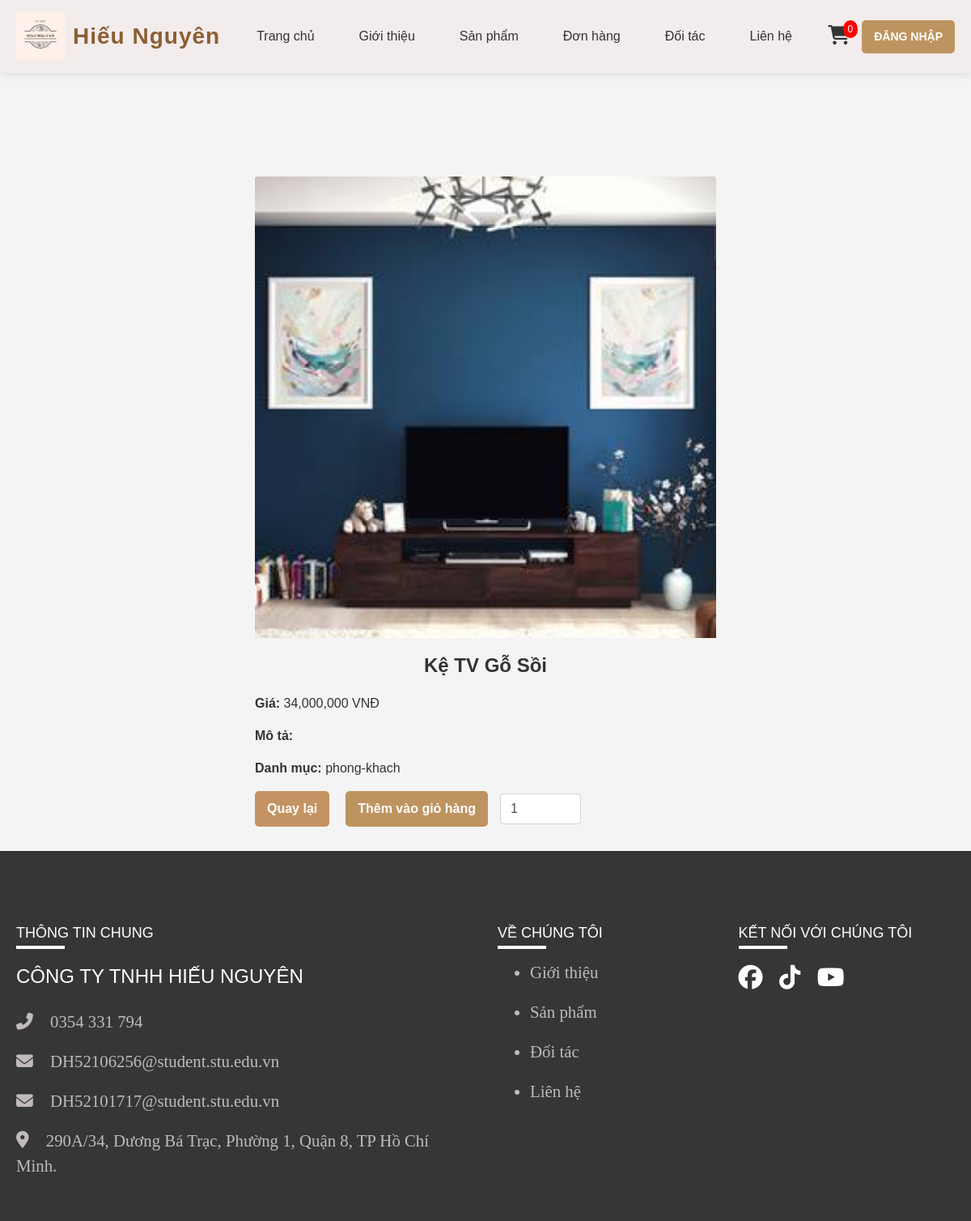
Screenshot of /frontend/pages/product_detail.php?id=64 with the database file from the repository.
### tables this page shows
CREATE TABLE `products` (
  `id` int(11) NOT NULL,
  `name` varchar(255) NOT NULL,
  `category_slug` varchar(255) DEFAULT NULL,
  `price` decimal(10,2) NOT NULL,
  `image` varchar(255) DEFAULT NULL,
  `description` text DEFAULT NULL
);

### frontend/pages/product_detail.php (the view, shortened to what this page needs)
<?php
include '../includes/header.php';
include '../../backend/db_connect.php';
if (isset($_GET['id']) && is_numeric($_GET['id'])) {
    $product_id = $_GET['id'];
    $stmt = $conn->prepare("SELECT id, name, category_slug, price, image, description FROM products WHERE id = ?");
    $stmt->bind_param('i', $product_id);
    $stmt->execute();
    $result = $stmt->get_result();
    $product = $result->fetch_assoc();
} else {
    echo '<p>Không có sản phẩm được chọn!</p>';
    exit;
}
?>
<link rel="stylesheet" href="../css/product_detail.css">
<main>
    <div class="container mt-5">
        <div class="product-detail row">
            <div class="col-md-6">
                <img src="<?php echo $product['image']; ?>" class="card-img-top" alt="<?php echo $product['name']; ?>">
                </div>
            <div class="col-md-6">
                <h2><?php echo htmlspecialchars($product['name']); ?></h2>
                <p><strong>Giá: </strong><?php echo number_format($product['price']); ?> VNĐ</p>
                <p><strong>Mô tả: </strong><?php echo nl2br(htmlspecialchars($product['description'])); ?></p>
                <p><strong>Danh mục: </strong><?php echo htmlspecialchars($product['category_slug']); ?></p>
                <div class="d-flex align-items-center">
                    <a href="sanpham.php" class="btn btn-back">Quay lại</a>
                    <button class="btn btn-add-to-cart" id="add-to-cart-btn">Thêm vào giỏ hàng</button>
                    <input type="number" id="quantity" value="1" min="1" class="form-control" style="width: 100px; margin-left: 10px;">
                </div>
            </div>
        </div>
    </div>
</main>
<link rel="stylesheet" href="css/product_detail.css">
<?php
include '../includes/footer.php';
?>

### frontend/css/product_detail.css (style rules this page uses)
body { font-family: 'Arial', sans-serif; margin: 0; padding: 0; background-color: #f4f4f4; color: #333; }
.btn-back { background-color: #c49363; color: white; font-weight: bold; border: none; border-radius: 5px; padding: 10px 15px; cursor: pointer; text-decoration: none; transition: background-color 0.3s ease; display: inline-block; margin-right: 20px; }
.btn-add-to-cart { background-color: rgb(189, 148, 95); color: white; font-weight: bold; border: none; border-radius: 5px; padding: 10px 15px; cursor: pointer; transition: background-color 0.3s ease; display: inline-block; margin-right: 5px; }
.product-detail { display: flex; flex-wrap: wrap; justify-content: center; gap: 20px; margin-top: 50px; }
.container { margin: 0 auto; padding: 120px 15px 30px; max-width: 1200px; }
h2 { font-size: 1.5em; font-weight: bold; color: #333; text-align: center; margin-bottom: 20px; }

### rows the page displays
products: image (picture), name "Kệ TV Gỗ Sồi", price "34,000,000", category_slug "phong-khach"
